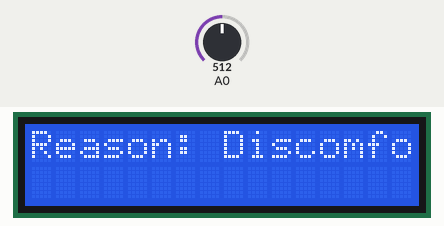
Simulated run of this sketch. Board: Arduino Uno, built for the host (arithmetic inside an expression is 32-bit, double 64-bit). Shown: 16×2 character LCD. The inputs (shaded band) are chosen by the test bench; at power-on: A0 = 512. What the sketch prints to the serial monitor is not drawn.

Above: at 1.2 s.
1.3 s: A0 set to 482
At 3.3 s:
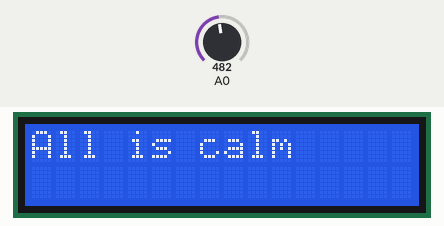
3.6 s: A0 set to 810
At 4.7 s:
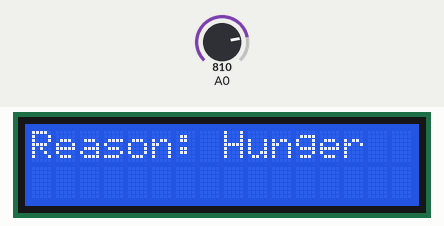
5.6 s: A0 set to 787
At 7.3 s:
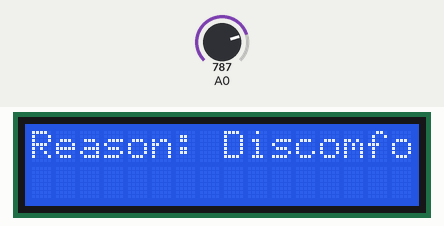
7.6 s: A0 set to 900
At 9.1 s:
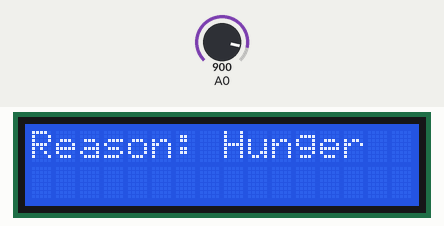
Timing chart, 0 to 10.6 s (numbered marks = the images above; inputs shaded):
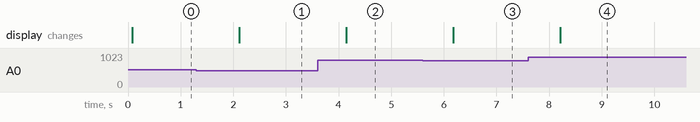

Measured:
- the behaviour switches between 501 and 500 on A0 (found by bisection; images 0 and 1)
- the behaviour switches between 801 and 800 on A0 (found by bisection; images 2 and 3)
- after the input at 1.3 s, the display: changes after 0.82 s (image 1)
- after the input at 3.6 s, the display: changes after 0.54 s (image 2)
- after the input at 5.6 s, the display: changes after 0.58 s (image 3)
- after the input at 7.6 s, the display: changes after 0.61 s (image 4)

The sketch:

Cry.ino
```cpp
#include <LiquidCrystal_I2C.h>

LiquidCrystal_I2C lcd(0x27, 16, 2);

const int soundSensorPin = PA0;

void setup() {
    lcd.begin();
    lcd.backlight();

    Serial.begin(9600);

    // Configure sound sensor pin as input
    pinMode(soundSensorPin, INPUT);
}

void loop() {
    int soundValue = analogRead(soundSensorPin);

    Serial.println(soundValue);

    if (soundValue > 800) {
        // Loud cry detected
        lcd.clear();
        lcd.print("Reason: Hunger");
        Serial.println("Reason: Hunger");
    } else if (soundValue > 500) {
        lcd.clear();
        lcd.print("Reason: Discomfort");
        Serial.println("Reason: Discomfort");
    } else {
        lcd.clear();
        lcd.print("All is calm");
        Serial.println("All is calm");
    }

    delay(1000);
}
```
